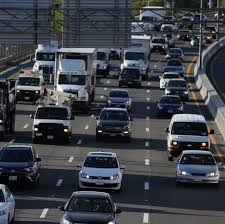
#> input picture cars/car1.jfif, 225 x 224 px, found by its file name
$ jupyter execute car_detection.ipynb
#> lines starting #> are read from the running program, lines starting #| are printed output that depends on the picture; after the words box and inside, x2 and y2 are one past the last pixel; in counts of white or black regions, pixels touching at a corner belong together
<a href="https://colab.research.google.com/github/darpankhanna/Car-Pedestrian-Detection/blob/main/car_detection.ipynb" target="_parent"></a>

[cell 1]
import cv2
from google.colab.patches import cv2_imshow
from matplotlib import pyplot as plt

[cell 2]
car_cascade = cv2.CascadeClassifier('/content/cars.xml')
img = cv2.imread('/content/car1.jfif', 1)
#> img is the input picture: shape (224, 225, 3); mean B, G, R 71.5, 64.5, 60.4
gray = cv2.cvtColor(img, cv2.COLOR_BGR2GRAY)
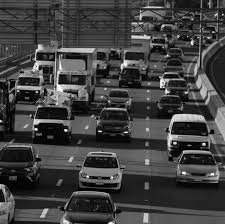
#> gray: shape (224, 225); min 0, max 255, mean 64

# Detect cars
cars = car_cascade.detectMultiScale(gray, 1.1, 1)
#> cars = [[79, 134, 45, 45], [93, 65, 45, 45], [5, 71, 43, 43], [47, 24, 52, 52], [164, 96, 57, 57]]

# Draw border
ncars=0
for (x, y, w, h) in cars:
    cv2.rectangle(img, (x,y), (x+w,y+h), (0,0,255), 1)
    ncars = ncars + 1
#> this loop made 5 passes
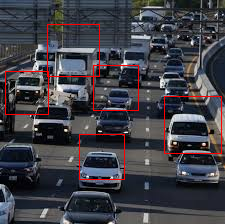
#> img: shape (224, 225, 3); 1.91% of pixels changed, all inside (x1, y1, x2, y2) = (5, 24, 222, 180)
#> after the loop, ncars = 5

# Show image
plt.figure(figsize=(10,20))
plt.imshow(img)

[cell 3]
img = cv2.imread('/content/Car.jpg', 1)
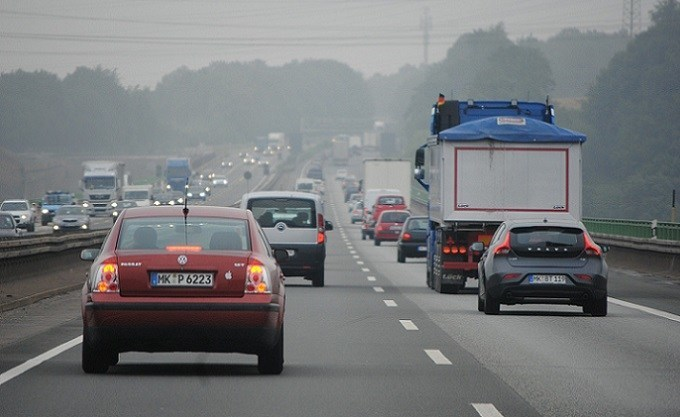
#> input picture cars/Car/Car.jpg, 680 x 417 px, found by its file name
#> img is the input picture: shape (417, 680, 3); mean B, G, R 122.6, 120.6, 118.4
gray = cv2.cvtColor(img, cv2.COLOR_BGR2GRAY)
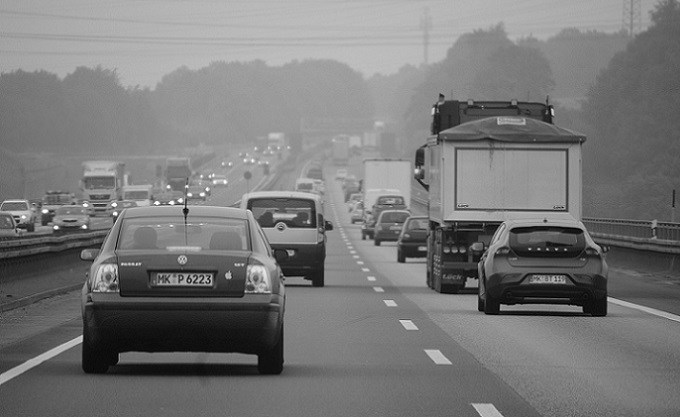
#> gray: shape (417, 680); min 0, max 255, mean 120.1

cars = car_cascade.detectMultiScale(gray, 1.1, 1)
#> cars = [[295, 173, 22, 22], [344, 204, 26, 26], [387, 219, 47, 47], [73, 149, 52, 52], [158, 332, 64, 64], [257, 207, 82, 82]]
for (x, y, w, h) in cars:
    cv2.rectangle(img,(x,y),(x+w,y+h),(0,255,0),2)
#> this loop made 6 passes
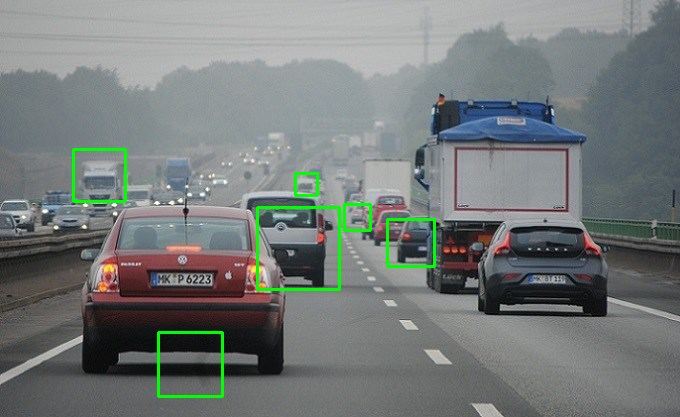
#> img: shape (417, 680, 3); 1.23% of pixels changed, all inside (x1, y1, x2, y2) = (72, 148, 436, 398)

plt.figure(figsize=(10,20))
plt.imshow(img)
